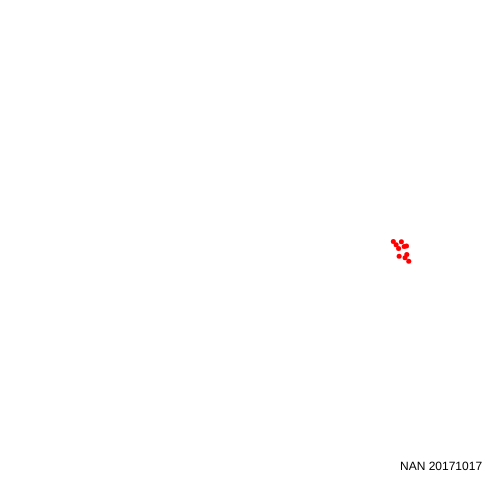
Frame 1 (no input)
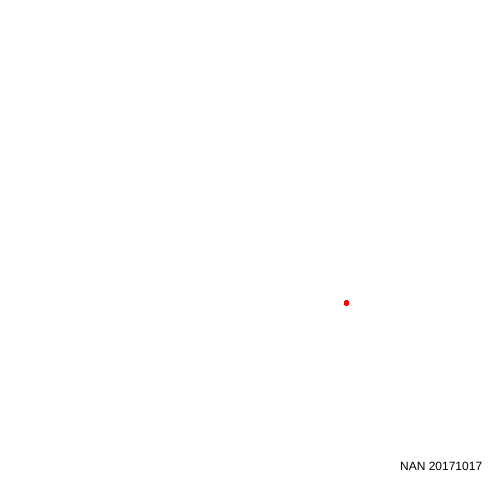
Frame 60 (no input)
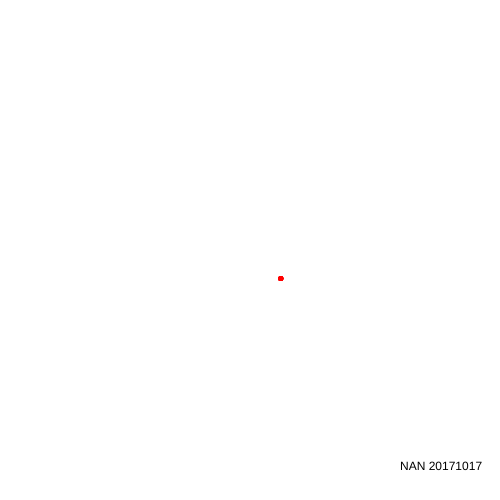
Frame 120 (the mouse pressed at the canvas centre since frame 60)

The p5.js sketch that drew these frames (run headless with seeded random() and noise() and a simulated clock; from frame 60 on, the mouse is pressed at the canvas centre):

// p5.js sketch
// ── sketch.js
var a;
var agents = [];

var theta = 0.0;
var STEP = 0.01;
var randomPositionX = [];
var randomPositionY = [];
var numOfBalls = 10;

function setup() {
  createCanvas(500, 500);
  background(255);

  for (var i = 0; i < numOfBalls; i++) {
    randomPositionX[i] = random(-13, 13);
    randomPositionY[i] = random(-13, 13);

    agents[i] = new Agent(0.0);
  }

}

function draw() {
  background(255); //,10);

  text("NAN 20171017", 400, 470);
  var scal = 2 / (3 - cos(2 * theta)) * 150;
  var x = scal * cos(theta);
  var y = scal * sin(2 * theta) / 2;

  //push();
  //translate(width / 2, height / 2);
  noStroke();
  fill(0);
  for (var i = 0; i < agents.length; i++) {
    var a = agents[i];
    a.display();
    a.update();
  }
  //pop();

  theta += STEP;

  if (theta > 2 * PI) {
    theta = 0.0;
  }


}
// ── agent.js
"use strict";
class Agent {
  constructor(_theta) {
    var scal = 2 / (3 - cos(2 * _theta)) * 150;
    
    
    var x = scal * cos(_theta) + width / 2; //点移动到中间去
    var y = scal * sin(2 * _theta) / 2 + height / 2; //点移动到中间去
    var ranX = random(-13,13);
    var ranY = random(-13,13);
    
    this.pos = createVector(x+ranX,y+ranY);
    this.theta = 0.0;
    this.STEP = 0.01;
  }

  // setPos(_theta) {
  //   //theta shoud 0-2*PI
  //   var scal = 2 / (3 - cos(2 * _theta)) * 150;
  //   var x = scal * cos(theta) + width / 2; //点移动到中间去
  //   var y = scal * sin(2 * theta) / 2 + height / 2; //点移动到中间去

  //   this.pos = createVector(x, y);
  // }
  
  update() {
    var scal = 2 / (3 - cos(2 * this.theta )) * 150;
    var x = scal * cos(this.theta ) + width / 2; //点移动到中间去
    var y = scal * sin(2 * this.theta ) / 2 + height / 2; //点移动到中间去
    this.pos.x = x;
    this.pos.y = y; 
    
    this.theta += this.STEP;
    if(this.theta  > 2 *PI){
      this.theta  = 0.0;
    }
  }
  
  display() {
    push();
    translate(this.pos.x, this.pos.y);
    noStroke();
    fill(255,0,0);
    ellipse(0, 0, 5, 5);
    pop();
  }
}
